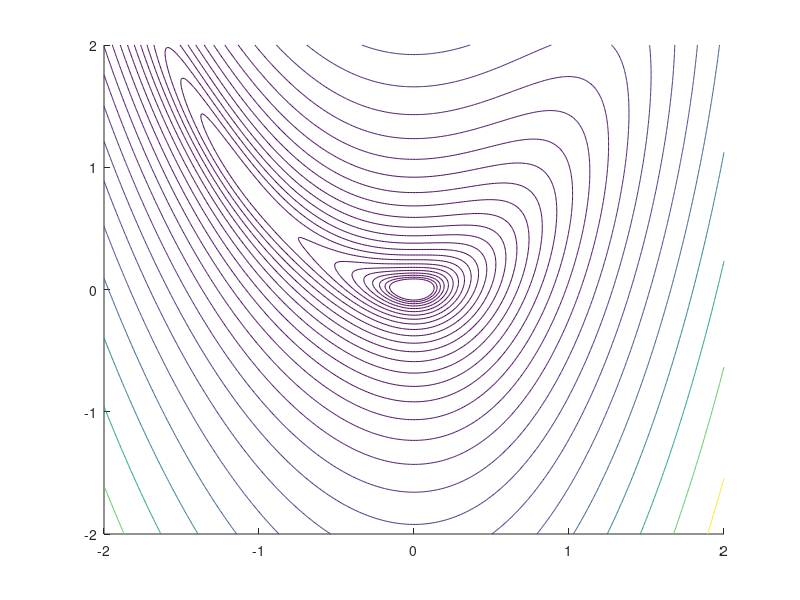

This figure's MATLAB source:
x = -2:0.01:2;
[X,Y] = meshgrid(x);
Z = X.^4+(2/3)*X.^3+0.5*X.^2 -2*X.^2.*Y+ (4/3)*(Y).^2;
t = -2:0.01:3;
figure;
hold on

contour(X,Y,Z,logspace(-2,3,40))

